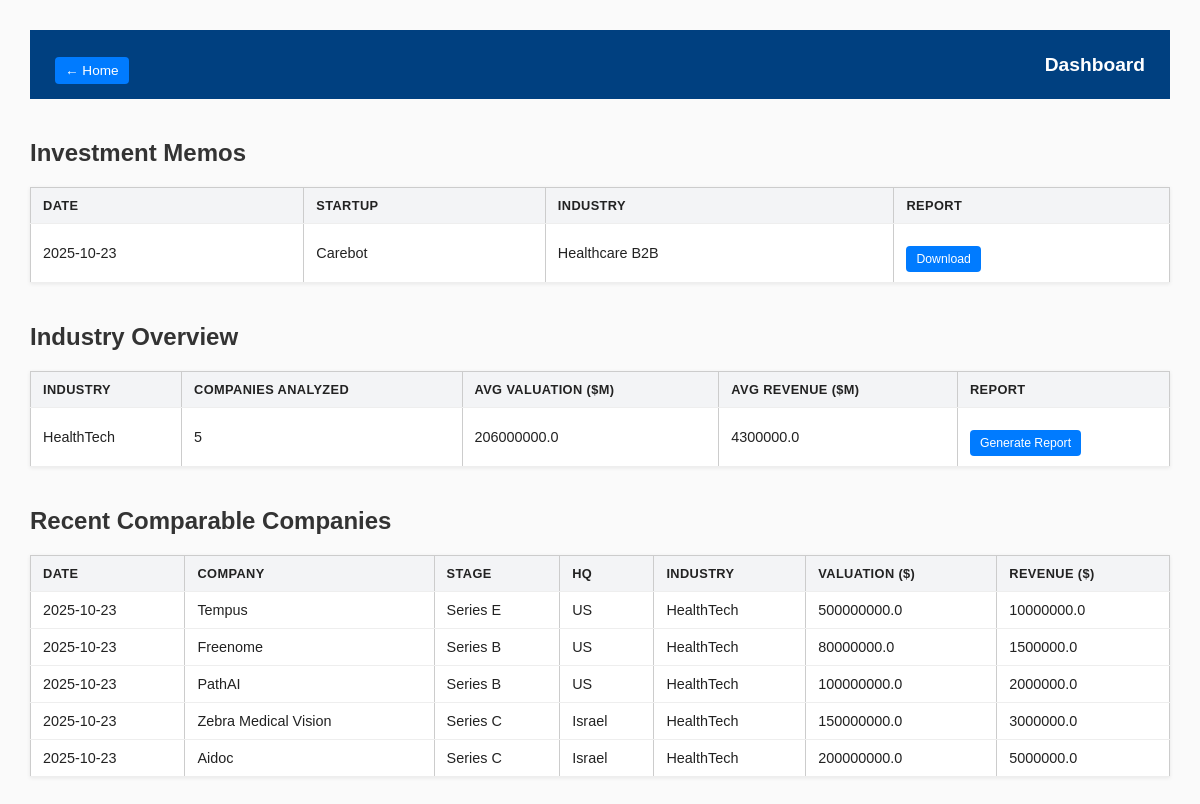
/dashboard, run on the app's committed database.
### models.py (models this page shows)
class InvestmentMemo(db.Model):
    __tablename__ = "investment_memos"
    id = db.Column(db.Integer, primary_key=True)
    startup_name = db.Column(db.String(150), nullable=False)
    industry = db.Column(db.String(100), nullable=False)
    memo_html = db.Column(db.Text, nullable=False)
    pdf_path = db.Column(db.String(300))
    created_at = db.Column(db.DateTime, default=datetime.utcnow)

class ComparableCompany(db.Model):
    __tablename__ = "comparable_companies"
    id = db.Column(db.Integer, primary_key=True)
    name = db.Column(db.String(150), nullable=False)
    stage = db.Column(db.String(50))
    hq = db.Column(db.String(100))
    industry = db.Column(db.String(100))
    valuation_usd = db.Column(db.Float)
    revenue_usd = db.Column(db.Float)
    capital_raised_usd = db.Column(db.Float)
    burn_rate_usd_month = db.Column(db.Float)
    runway_months = db.Column(db.Float)
    churn_pct = db.Column(db.Float)
    retention_pct = db.Column(db.Float)
    cac_usd = db.Column(db.Float)
    ltv_usd = db.Column(db.Float)
    avg_deal_size_usd = db.Column(db.Float)
    tam_usd = db.Column(db.Float)
    sam_usd = db.Column(db.Float)
    som_usd = db.Column(db.Float)
    associated_startup = db.Column(db.String(150))  # link back to analyzed startup
    created_at = db.Column(db.DateTime, default=datetime.utcnow)

### app.py (the view)
@app.route("/dashboard")
def dashboard():
    memos = InvestmentMemo.query.order_by(InvestmentMemo.created_at.desc()).all()
    comps = ComparableCompany.query.order_by(ComparableCompany.created_at.desc()).limit(20).all()
    industries = {}
    for c in comps:
        if not c.industry:
            continue
        if c.industry not in industries:
            industries[c.industry] = {"count": 0, "avg_valuation": [], "avg_revenue": []}
        industries[c.industry]["count"] += 1
        if c.valuation_usd:
            industries[c.industry]["avg_valuation"].append(c.valuation_usd)
        if c.revenue_usd:
            industries[c.industry]["avg_revenue"].append(c.revenue_usd)
    industry_summary = []
    for ind, vals in industries.items():
        def avg(x): return round(sum(x) / len(x), 1) if x else 0
        industry_summary.append({
            "industry": ind,
            "count": vals["count"],
            "avg_valuation": avg(vals["avg_valuation"]),
            "avg_revenue": avg(vals["avg_revenue"]),
        })
    return render_template(
        "dashboard.html",
        memos=memos,
        comparables=comps,
        industry_summary=industry_summary
    )

### app.py (called while the page is built)
@app.after_request
def add_no_cache_headers(response):
    response.headers["Cache-Control"] = "no-store, no-cache, must-revalidate, max-age=0"
    response.headers["Pragma"] = "no-cache"
    response.headers["Expires"] = "0"
    return response

### templates/dashboard.html (shortened to what this page needs)
<!DOCTYPE html>
<html lang="en">
<head>
  <link rel="stylesheet" href="{{ url_for('static', filename='css/style.css') }}">
</head>
<body>
  <nav>
    <a href="{{ url_for('index') }}" class="btn">← Home</a>
    <h1>Dashboard</h1>
  </nav>
  <section>
    <h2>Investment Memos</h2>
    {% if memos %}
    <table>
      <thead>
        <tr>
          <th>Date</th>
          <th>Startup</th>
          <th>Industry</th>
          <th>Report</th>
        </tr>
      </thead>
      <tbody>
        {% for m in memos %}
        <tr>
          <td>{{ m.created_at.strftime('%Y-%m-%d') }}</td>
          <td>{{ m.startup_name }}</td>
          <td>{{ m.industry }}</td>
          <td>
            {% if m.pdf_path %}
              <a href="{{ url_for('download_file', filename=m.pdf_path) }}" class="btn">Download</a>
            {% else %}
              <em>No PDF</em>
            {% endif %}
          </td>
        </tr>
        {% endfor %}
      </tbody>
    </table>
    {% else %}
      <p>No investment memos yet.</p>
    {% endif %}
  </section>
  <section>
    <h2>Industry Overview</h2>
    {% if industry_summary %}
    <table class="summary-table">
      <thead>
        <tr>
          <th>Industry</th>
          <th>Companies Analyzed</th>
          <th>Avg Valuation ($M)</th>
          <th>Avg Revenue ($M)</th>
          <th>Report</th>
        </tr>
      </thead>
      <tbody>
        {% for s in industry_summary %}
        <tr>
          <td>{{ s.industry }}</td>
          <td>{{ s.count }}</td>
          <td>{{ s.avg_valuation }}</td>
          <td>{{ s.avg_revenue }}</td>
          <td>
            <a href="{{ url_for('industry_report', industry=s.industry) }}" class="btn">Generate Report</a>
          </td>
        </tr>
        {% endfor %}
      </tbody>
    </table>
    {% else %}
      <p>No industries analyzed yet.</p>
    {% endif %}
  </section>
  <section>
    <h2>Recent Comparable Companies</h2>
    {% if comparables %}
    <table>
      <thead>
        <tr>
          <th>Date</th>
          <th>Company</th>
          <th>Stage</th>
          <th>HQ</th>
          <th>Industry</th>
          <th>Valuation ($)</th>
          <th>Revenue ($)</th>
        </tr>
      </thead>
      <tbody>
        {% for c in comparables %}
        <tr>
          <td>{{ c.created_at.strftime('%Y-%m-%d') }}</td>
          <td>{{ c.name }}</td>
          <td>{{ c.stage }}</td>
          <td>{{ c.hq }}</td>
          <td>{{ c.industry }}</td>
          <td>{{ c.valuation_usd }}</td>
          <td>{{ c.revenue_usd }}</td>
        </tr>
        {% endfor %}
      </tbody>
    </table>
    {% else %}
      <p>No comparable company data yet.</p>
    {% endif %}
  </section>
</body>
</html>

### static/css/style.css (style rules this page uses)
body { font-family: Arial, sans-serif; background-color: #f8f9fa; margin: 0; color: #333; }
nav { background-color: #004080; color: white; padding: 15px 25px; display: flex; align-items: center; justify-content: space-between; }
nav h1 { margin: 0; font-size: 1.2rem; }
.btn { display: inline-block; padding: 10px 18px; background: #007bff; color: white; border-radius: 5px; text-decoration: none; margin-top: 12px; }
table { width: 100%; border-collapse: collapse; margin-top: 10px; }
th, td { border: 1px solid #ccc; padding: 8px; text-align: left; }
th { background: #f1f3f5; }

### templates/dashboard.html (style rules this page uses)
body { font-family: Arial, sans-serif; background-color: #fafafa; color: #222; margin: 30px; }
nav { margin-bottom: 20px; }
h1 { font-size: 1.8rem; margin-bottom: 10px; }
h2 { margin-top: 40px; color: #333; }
table { width: 100%; border-collapse: collapse; margin-top: 10px; background: #fff; box-shadow: 0 1px 4px rgba(0,0,0,0.08); }
th, td { padding: 10px 12px; border-bottom: 1px solid #eee; text-align: left; font-size: 0.9em; }
th { background: #f3f4f6; text-transform: uppercase; font-size: 0.8em; letter-spacing: 0.03em; }
.btn { padding: 6px 10px; background: #007bff; color: white; border-radius: 4px; text-decoration: none; font-size: 0.85em; }
.summary-table { margin-top: 10px; }

### data on the page
InvestmentMemo: created_at "2025-10-23", startup_name "Carebot", industry "Healthcare B2B"
ComparableCompany: industry "HealthTech", count "5", avg_valuation "206000000.0", avg_revenue "4300000.0", created_at "2025-10-23", name "Tempus", stage "Series E", hq "US", valuation_usd "500000000.0", revenue_usd "10000000.0"
ComparableCompany: created_at "2025-10-23", name "Freenome", stage "Series B", hq "US", industry "HealthTech", valuation_usd "80000000.0", revenue_usd "1500000.0"
ComparableCompany: created_at "2025-10-23", name "PathAI", stage "Series B", hq "US", industry "HealthTech", valuation_usd "100000000.0", revenue_usd "2000000.0"
ComparableCompany: created_at "2025-10-23", name "Zebra Medical Vision", stage "Series C", hq "Israel", industry "HealthTech", valuation_usd "150000000.0", revenue_usd "3000000.0"
ComparableCompany: created_at "2025-10-23", name "Aidoc", stage "Series C", hq "Israel", industry "HealthTech", valuation_usd "200000000.0", revenue_usd "5000000.0"
